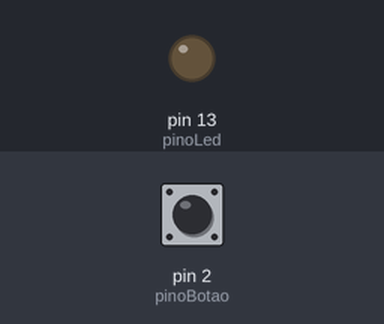
The sketch below on a simulated Arduino Uno, built with avr-gcc and run on an emulated ATmega328P. On the bench: output pins drawn as LEDs (lit = HIGH). The inputs (shaded band) are chosen by the test bench; at power-on: pin 2 (pinoBotao) HIGH.

Above: at 1.2 s.
1.3 s: pin 2 (pinoBotao) pulled LOW for 0.15 s
At 2.5 s:
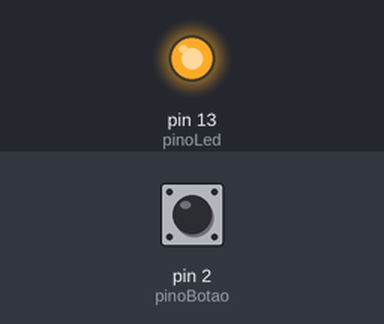
2.9 s: pin 2 (pinoBotao) pulled LOW for 1 s
At 3.8 s:
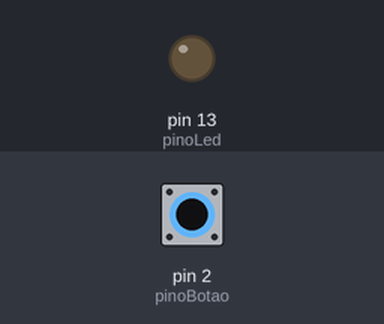
5.4 s: pin 2 (pinoBotao) pulled LOW for 3.2 s
At 5.8 s:
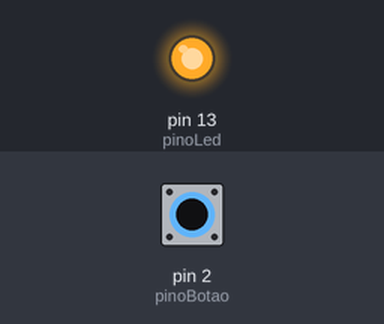
Timing chart, 0 to 8.4 s (numbered marks = the images above; inputs shaded):
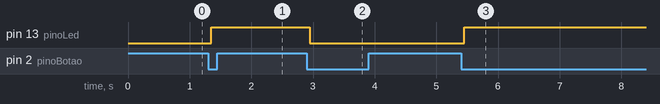

The sketch:

FSM.ino
```cpp
//Pinos
const int pinoBotao = 2;
const int pinoLed = 13;

//Estados da FSM
enum EstadoBotao{IDLE,DEBOUNCE,ATIVO};
EstadoBotao estado = IDLE;
const unsigned long TEMPO_DEBOUNCE = 50; // ms

unsigned long tInicioDebounce = 0;
bool ledLigado = false;

void setup() {
  // put your setup code here, to run once:
  pinMode(pinoBotao, INPUT_PULLUP);
  pinMode(pinoLed, OUTPUT);
}

void loop() {
  bool pressionado = (digitalRead(pinoBotao) == LOW);

  switch (estado) {
  case IDLE:
    if(pressionado){
      tInicioDebounce = millis();
      estado = DEBOUNCE;

    }break;
  case DEBOUNCE:
    if(!pressionado){
      estado = IDLE;
    }else if(millis() - tInicioDebounce >= TEMPO_DEBOUNCE){
      ledLigado = !ledLigado;
      digitalWrite(pinoLed, ledLigado);
      estado = ATIVO;
    }
    break;
  case ATIVO:
    if(!pressionado){
      estado = IDLE;
    }
    break;
  }
}
```

Measured:
- after the input at 1.3 s, pin 13 (pinoLed): LOW → HIGH after 0.05 s
- after the input at 2.9 s, pin 13 (pinoLed): HIGH → LOW after 0.05 s
- after the input at 5.4 s, pin 13 (pinoLed): LOW → HIGH after 0.05 s
